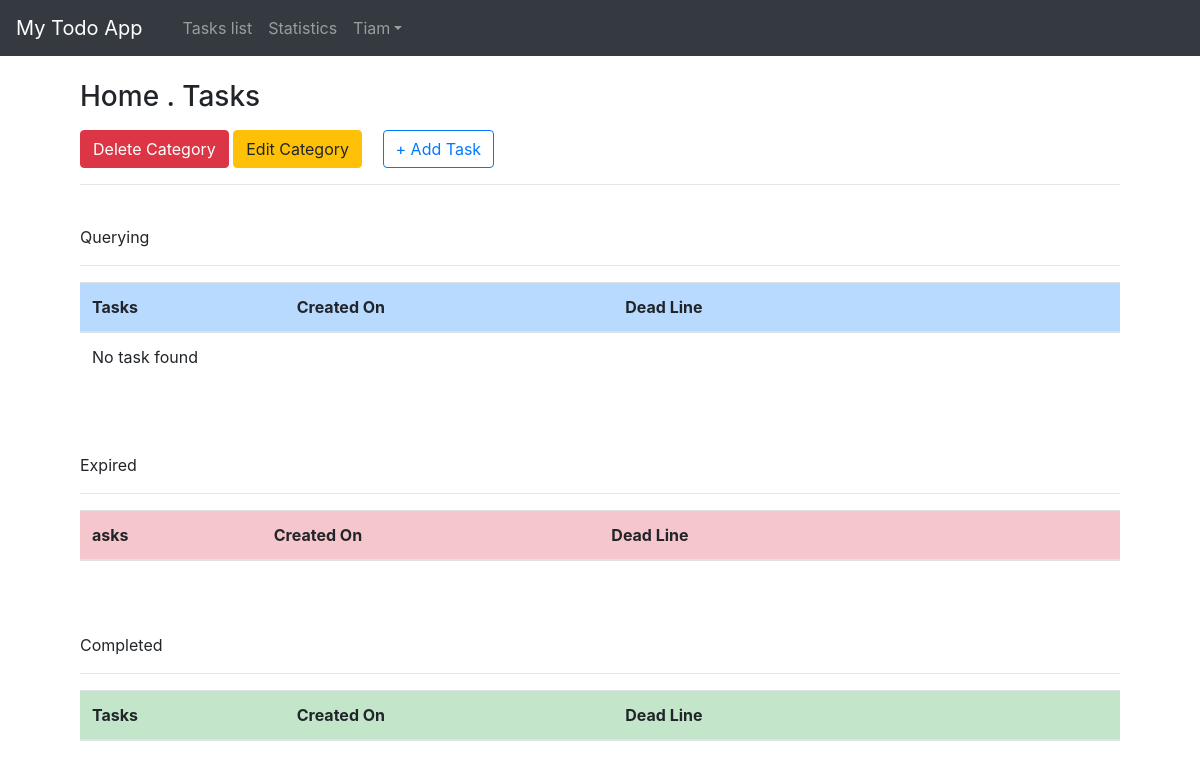
Before: /task_categories/Tiam-Home-cat/ (signed in) with the older database file.
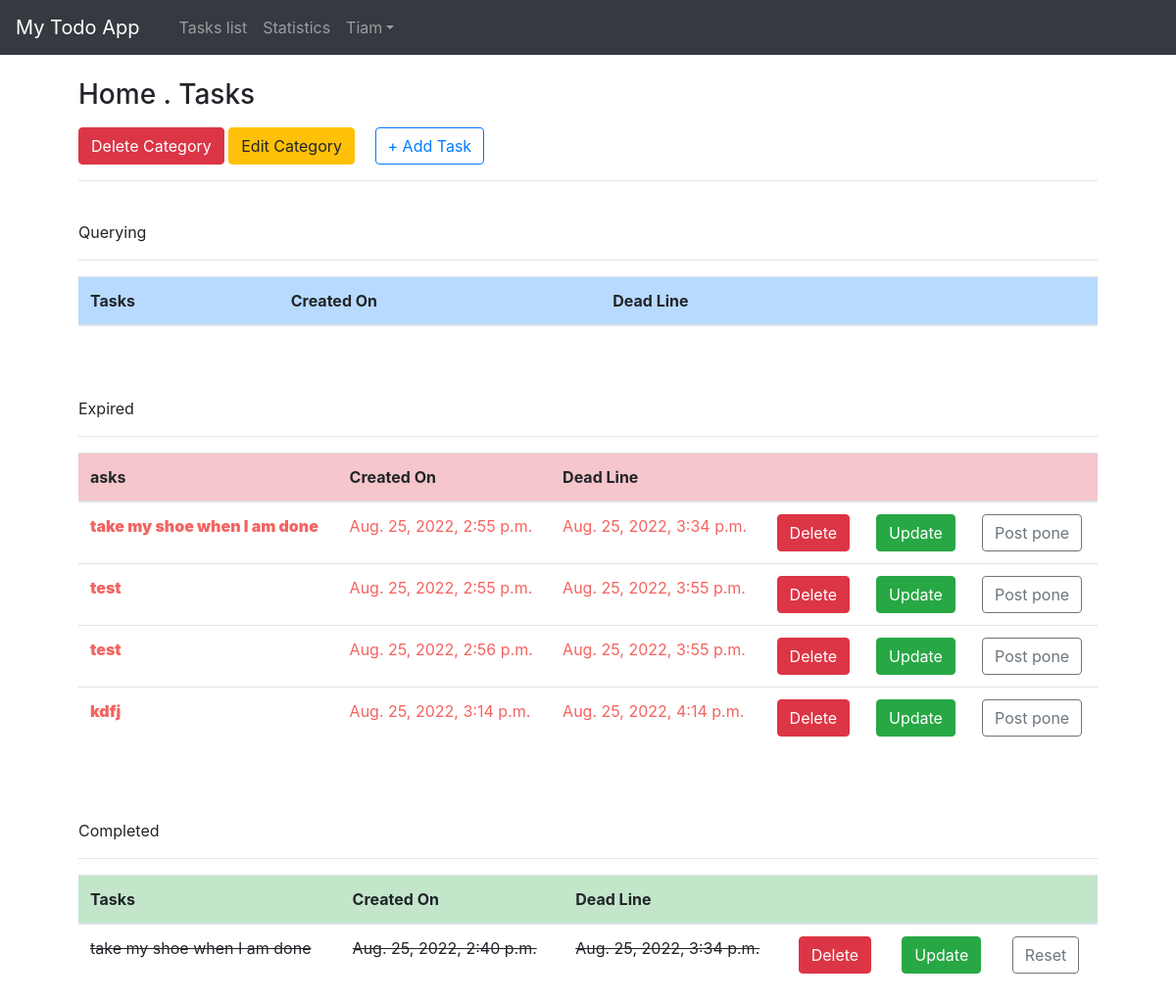
After: the same page with the newer database file.
### users/models.py (models this page shows)
class CustomUser(AbstractUser):
    def get_absolute_url(self):
        return reverse('login')

### categories/models.py (models this page shows, shortened)
class Category(models.Model):
    STATUS_CHOICES = (
        ('2', 'On progress'),
        ('3', 'Completed'),
        ('1', 'Empty'),
    )
    author = models.ForeignKey(get_user_model(), on_delete=models.CASCADE, related_name='category_list')
    user_title = models.CharField(max_length=200, unique=True)
    title = models.CharField(max_length=200)
    description = models.TextField(blank=True, null=True)
    status = models.CharField(max_length=4, choices=STATUS_CHOICES, default=STATUS_CHOICES[2][0])
    progress = models.IntegerField(default=0)
    created_on = models.DateField(default=timezone.now)
    slug = models.SlugField()

### tasks/models.py (models this page shows, shortened)
class Task(models.Model):
    author = models.ForeignKey(get_user_model(), on_delete=models.CASCADE)
    category = models.ForeignKey('categories.Category', on_delete=models.CASCADE, related_name='task_list')
    title = models.CharField(max_length=200)
    description = models.TextField(blank=True, null=True)
    created_on = models.DateTimeField(auto_now_add=True)
    dead_line = models.DateTimeField(blank=False, null=False, default=timezone.now)
    completed = models.BooleanField(default=False,)
    class Meta:
        ordering = ('dead_line',)
    @property
    def is_querying(self):
        return timezone.now() < self.dead_line and not self.completed
    @property
    def is_completed(self):
        return self.completed
    @property
    def is_expired(self):
        return timezone.now() >= self.dead_line and not self.completed

### categories/views.py (the view)
# urls.py: path('<slug:slug>/', CategoryDetailView.as_view(), name='cat_detail'),
class CategoryDetailView(LoginRequiredMixin, UserPassesTestMixin, DetailView):
    model = Category
    template_name = 'categories/category_detail.html'
    login_url = 'login'
    def test_func(self):
        obj = self.get_object()
        return obj.author == self.request.user

### categories/templates/categories/category_detail.html (shortened to what this page needs)
{% extends 'pages/base.html' %}
{% load static %}
{% load tz %}
{% block content %}
    <h3 class="mt-4">{{ category.title }} . Tasks</h3>
    <p class="mt-3">
        <div class="option-group">
            <a href="{% url 'cat_delete' category.slug %}" class="btn btn-danger">Delete Category</a>
            <a href="{% url 'cat_update' category.slug %}" class="btn btn-warning">Edit Category</a>
            <a href="{% url 'task_create' category.slug %}" class="btn btn-outline-primary ml-3">+ Add Task</a>
        </div>
        <hr><br>
        <span>Querying</span>
        <hr>
        <table class="table mb-5 ">
            <thead style="background-color:#B8DAFF">
                <tr>
                    <th scope="col">Tasks</th>
                    <th scope="col">Created On</th>
                    <th scope="col">Dead Line</th>
                    <th scope="col"></th>
                    <th scope="col"></th>
                    <th scope="col"></th>
                </tr>
            </thead>
            <tbody>
                {% for task in category.task_list.all %}
                    {% if task.is_querying %}
                    <tr>
                        <td class="title">{{ task.title }}</td>
                        <td data-label="created on">{{ task.created_on }}</td>
                        <td data-label="dead line">{{ task.dead_line }}</td>
                        <td><a href="{% url 'task_delete' task.pk %}" class="btn btn-danger">Delete</a></td>
                        <td><a href="{% url 'task_update' task.pk %}" class="btn btn-success">Update</a></td>
                    </tr>
                    {% endif %}
                {% empty %}
                    <tr>
                        <td colspan="5">No task found</td>
                    </tr>
                {% endfor %}
            </tbody>
        </table>
        <br>
        <span>Expired</span>
        <hr>
        <table class="table mb-5">
            <thead  style="background-color:#F5C6CB">
                <tr>
                    <th scope="col">asks</th>
                    <th scope="col">Created On</th>
                    <th scope="col">Dead Line</th>
                    <th scope="col"></th>
                    <th scope="col"></th>
                    <th scope="col"></th>
                </tr>
            </thead>
            <tbody>
                {% for task in category.task_list.all %}
                    {% if task.is_expired %}
                    <tr style="color:#F36461;">
                        <td style="font-weight: 900;" class="title">{{ task.title }}</td>
                        <td data-label="created on">{{ task.created_on }}</td>
                        <td data-label="dead line">{{ task.dead_line }}</td>
                        <td><a href="{% url 'task_delete' task.pk %}" class="btn btn-danger">Delete</a></td>
                        <td><a href="{% url 'task_update' task.pk %}" class="btn btn-success">Update</a></td>
                        <td><a href="{% url 'task_reset' task.pk %}" class="btn btn-outline-secondary">Post pone</a></td>
                    </tr>
                    {% endif %}
                {% endfor %}
            </tbody>
        </table>
        <br>
        <span>Completed</span>
        <hr>
        <table class="table">
            <thead style="background-color:#C3E6CB">
                <tr>
                    <th scope="col">Tasks</th>
                    <th scope="col">Created On</th>
                    <th scope="col">Dead Line</th>
                    <th scope="col"></th>
                    <th scope="col"></th>
                    <th scope="col"></th>
                </tr>
            </thead>
            <tbody>
                {% for task in category.task_list.all %}
                    {% if task.is_completed %}
                    <tr style="text-decoration: line-through;">
                        <td class="title">{{ task.title }}</td>
                        <td data-label="created on">{{ task.created_on }}</td>
                        <td data-label="dead line">{{ task.dead_line }}</td>
                        <td><a href="{% url 'task_delete' task.pk %}" class="btn btn-danger">Delete</a></td>
                        <td><a href="{% url 'task_update' task.pk %}" class="btn btn-success">Update</a></td>
                        <td><a href="{% url 'task_reset' task.pk %}" class="btn btn-outline-secondary">Reset</a></td>
                    </tr>
                    {% endif %}
                {% endfor %}
            </tbody>
        </table>
{% endblock content %}

### pages/templates/pages/base.html (shortened to what this page needs)
{% load static %}
<!DOCTYPE html>
<html lang="en">
<head>
    <link rel="stylesheet" href="{% static 'css/bootstrap.css' %}">
</head>
<body>
    {% block navigation %}
        <nav class="navbar navbar-expand-md navbar-dark bg-dark ">
            <a href="{% url 'home' %}" class="navbar-brand">My Todo App</a>
            <div class="collapse navbar-collapse" id="itemCollapse">
                {% if user.is_authenticated %}
                    <ul class="navbar-nav ml-3">
                        <li class="nav-item" id="Tlist"><a href="{% url 'cat_list' %}" class="nav-link">Tasks list</a></li>
                        <li class="nav-item "><a href="{% url 'stats_detail' %}" class="nav-link">Statistics</a></li>
                    </ul>
                    <ul class="navbar-nav">
                        <li class="nav-item mr-5 dropdown float-right" id="userMenu">
                            <a href="#" class="nav-link dropdown-toggle" data-toggle="dropdown" aria-haspopup="true">{{ user.username }}</a>
                        </li>
                    </ul>
                {% else %}
                    <form class="form-inline ml-auto">
                        <a href="{% url 'login' %}" class="btn btn-primary">Login</a>
                        <a href="{% url 'signup' %}" class="btn btn-outline-success ml-3">SignUp</a>
                    </form>
                {% endif %}
            </div>
        </nav>
    {% endblock navigation%}
    <div class="container">
        {% block content %}
        {% endblock content %}
    </div>
</body>
</html>

### pages/templates/pages/base.html (style rules this page uses)
.nav-link { display: block; padding: 0.5rem 1rem; }
.nav-item { list-style: none; }

Changed rows visible on the page:
added Task: title "take my shoe when I am done", created_on "Aug. 25, 2022, 2:55 p.m.", dead_line "Aug. 25, 2022, 3:34 p.m.", shown under "Home . Tasks"
added Task: title "test", created_on "Aug. 25, 2022, 2:55 p.m.", dead_line "Aug. 25, 2022, 3:55 p.m.", shown under "Home . Tasks"
added Task: title "test", created_on "Aug. 25, 2022, 2:56 p.m.", dead_line "Aug. 25, 2022, 3:55 p.m.", shown under "Home . Tasks"
added Task: title "kdfj", created_on "Aug. 25, 2022, 3:14 p.m.", dead_line "Aug. 25, 2022, 4:14 p.m.", shown under "Home . Tasks"
added Task: title "take my shoe when I am done", created_on "Aug. 25, 2022, 2:40 p.m.", dead_line "Aug. 25, 2022, 3:34 p.m."
Other visible differences:
text no longer shown: "No task found"
